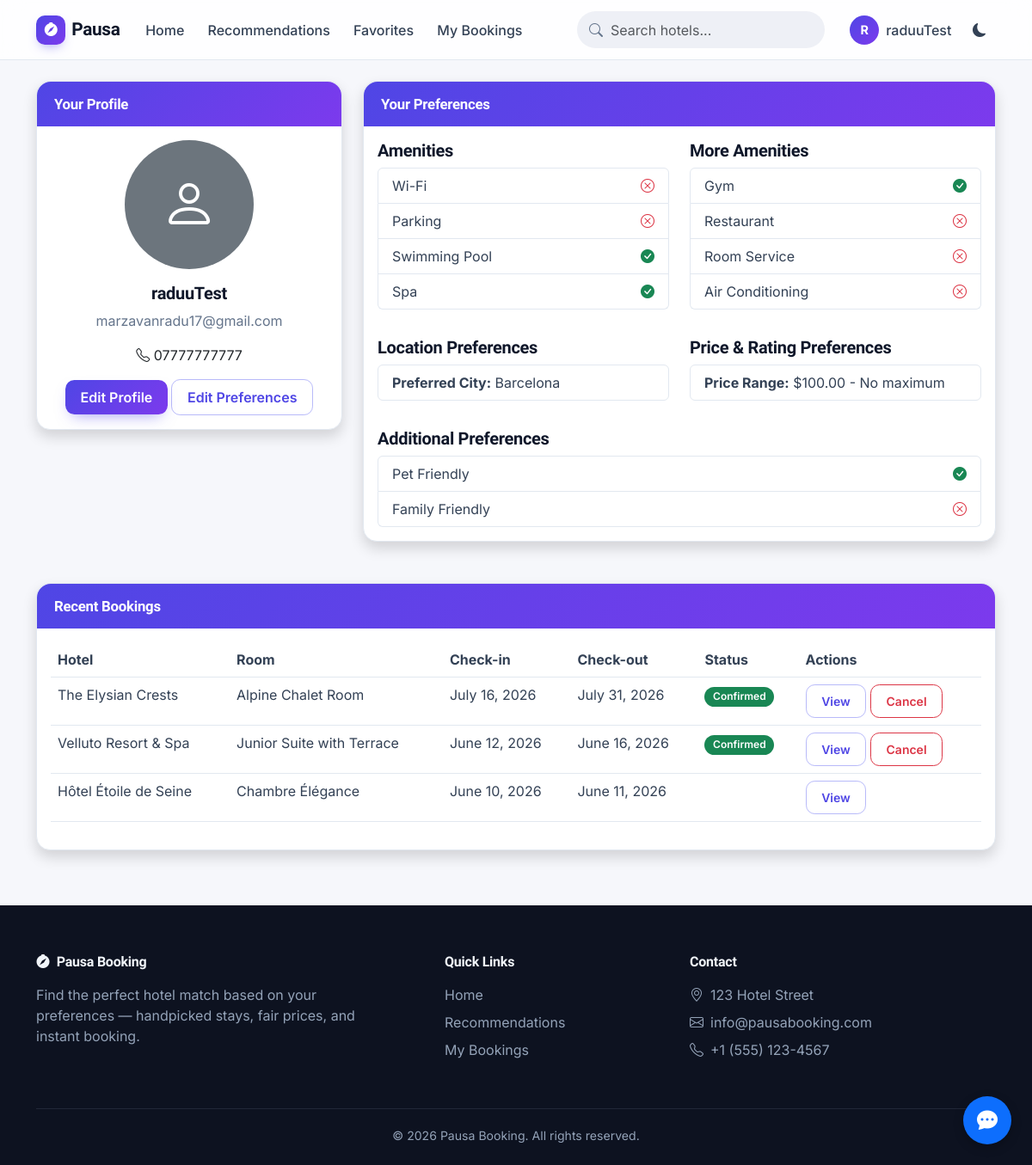
Before: /accounts/profile/ (signed in) with the older database file.
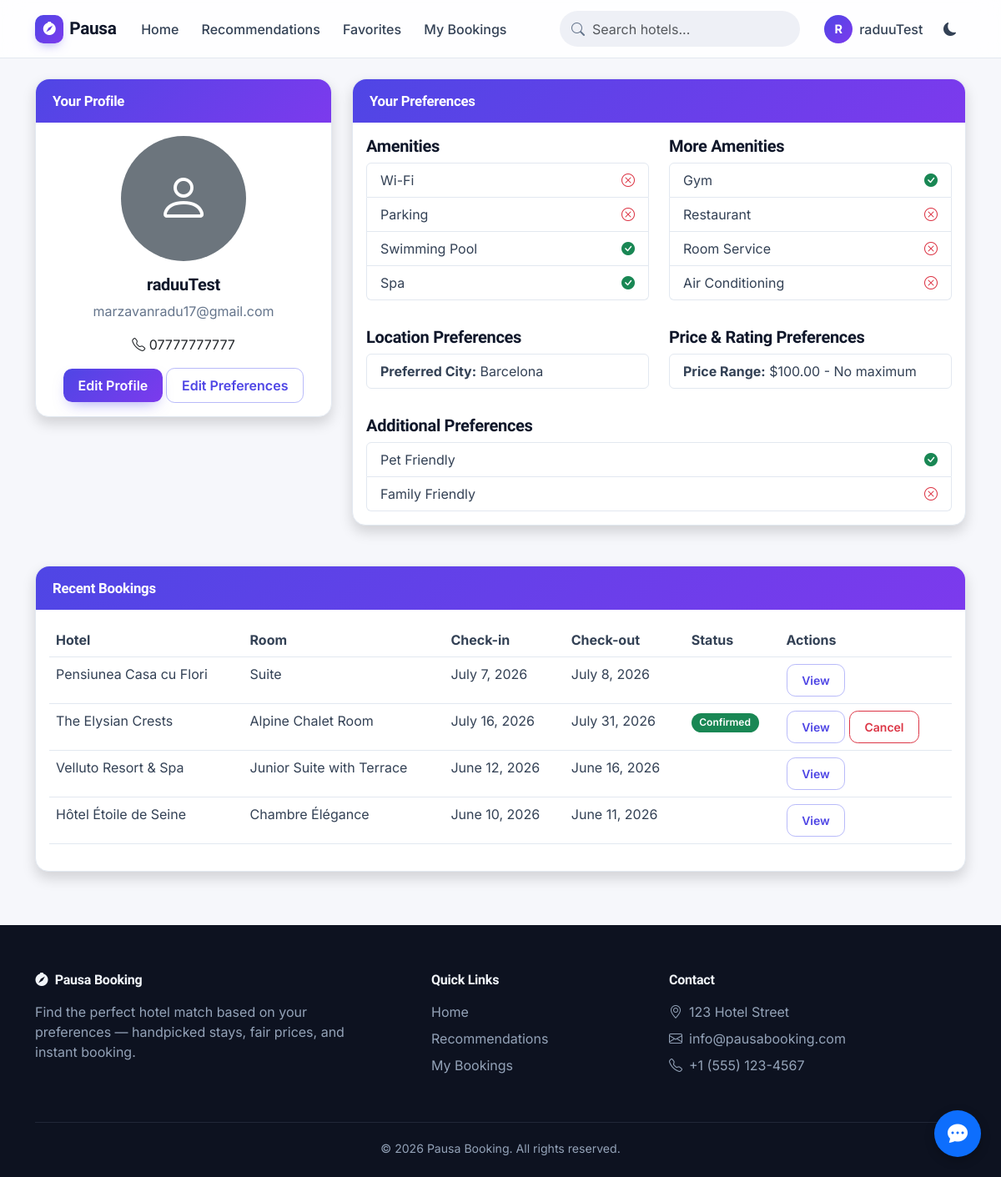
After: the same page with the newer database file.
### bookings/models.py (models this page shows, shortened)
class Booking(models.Model):
    user = models.ForeignKey(settings.AUTH_USER_MODEL, on_delete=models.CASCADE, related_name='bookings')
    room = models.ForeignKey(Room, on_delete=models.CASCADE, related_name='bookings')
    check_in_date = models.DateField()
    check_out_date = models.DateField()
    guests = models.PositiveSmallIntegerField(default=1)
    total_price = models.DecimalField(max_digits=10, decimal_places=2)
    special_requests = models.TextField(blank=True)
    status = models.CharField(
        max_length=20,
        choices=BookingStatus.choices,
        default=BookingStatus.PENDING
    )
    payment_status = models.CharField(
        max_length=20,
        choices=PaymentStatus.choices,
        default=PaymentStatus.NOT_PAID
    )
    created_at = models.DateTimeField(auto_now_add=True)
    updated_at = models.DateTimeField(auto_now=True)
    class Meta:
        ordering = ['-created_at']

### hotels/models.py (models this page shows, shortened)
class Room(models.Model):
    hotel = models.ForeignKey(Hotel, on_delete=models.CASCADE, related_name='rooms')
    name = models.CharField(max_length=100)
    description = models.TextField()
    price = models.DecimalField(max_digits=10, decimal_places=2)
    capacity = models.PositiveSmallIntegerField(default=2)
    is_available = models.BooleanField(default=True)

class Hotel(models.Model):
    name = models.CharField(max_length=200)
    description = models.TextField()
    address = models.CharField(max_length=255)
    city = models.CharField(max_length=100)
    district = models.CharField(max_length=100, blank=True)
    star_rating = models.PositiveSmallIntegerField(default=3)
    image = models.ImageField(upload_to='hotel_images/', blank=True, null=True)
    is_pet_friendly = models.BooleanField(default=False)
    is_family_friendly = models.BooleanField(default=False)
    latitude = models.FloatField(null=True, blank=True)
    longitude = models.FloatField(null=True, blank=True)
    created_at = models.DateTimeField(auto_now_add=True)
    updated_at = models.DateTimeField(auto_now=True)

### accounts/views.py (the view)
# urls.py: path('profile/', views.user_profile, name='profile'),
@login_required
def user_profile(request):
    return render(request, 'accounts/profile.html')

### templates/accounts/profile.html (shortened to what the changed rows need)
{% extends 'base.html' %}
{% block content %}
<div class="row mt-4">
    <div class="col-12">
        <div class="card shadow">
            <div class="card-body">
                {% if user.bookings.all %}
                    <div class="table-responsive">
                        <table class="table table-hover">
                            <thead>
                                <tr>
                                    <th>Hotel</th>
                                    <th>Room</th>
                                    <th>Check-in</th>
                                    <th>Check-out</th>
                                    <th>Status</th>
                                    <th>Actions</th>
                                </tr>
                            </thead>
                            <tbody>
                                {% for booking in user.bookings.all|slice:":5" %}
                                    <tr>
                                        <td>{{ booking.room.hotel.name }}</td>
                                        <td>{{ booking.room.name }}</td>
                                        <td>{{ booking.check_in_date }}</td>
                                        <td>{{ booking.check_out_date }}</td>
                                        <td>
                                            {% if booking.status == 'pending' %}
                                                <span class="badge bg-warning">Pending</span>
                                            {% elif booking.status == 'confirmed' %}
                                                <span class="badge bg-success">Confirmed</span>
                                            {% elif booking.status == 'cancelled' %}
                                                <span class="badge bg-danger">Cancelled</span>
                                            {% elif booking.status == 'completed' %}
                                                <span class="badge bg-secondary">Completed</span>
                                            {% endif %}
                                        </td>
                                        <td>
                                            <a href="{% url 'booking_detail' booking.id %}" class="btn btn-sm btn-outline-primary">View</a>
                                            {% if booking.status == 'pending' or booking.status == 'confirmed' %}
                                                <a href="{% url 'cancel_booking' booking.id %}" class="btn btn-sm btn-outline-danger">Cancel</a>
                                            {% endif %}
                                        </td>
                                    </tr>
                                {% endfor %}
                            </tbody>
                        </table>
                    </div>
                {% else %}
                    <p class="text-center">You don't have any bookings yet.</p>
                    <div class="text-center">
                        <a href="{% url 'hotel_recommendations' %}" class="btn btn-primary">Find Hotels</a>
                    </div>
                {% endif %}
            </div>
        </div>
    </div>
</div>
{% endblock %}

Changed rows visible on the page:
added Booking: room.hotel.name "Pensiunea Casa cu Flori", room.name "Suite", check_in_date "July 7, 2026", check_out_date "July 8, 2026"
changed Booking "June 12, 2026": no longer shows "Confirmed Cancel"
